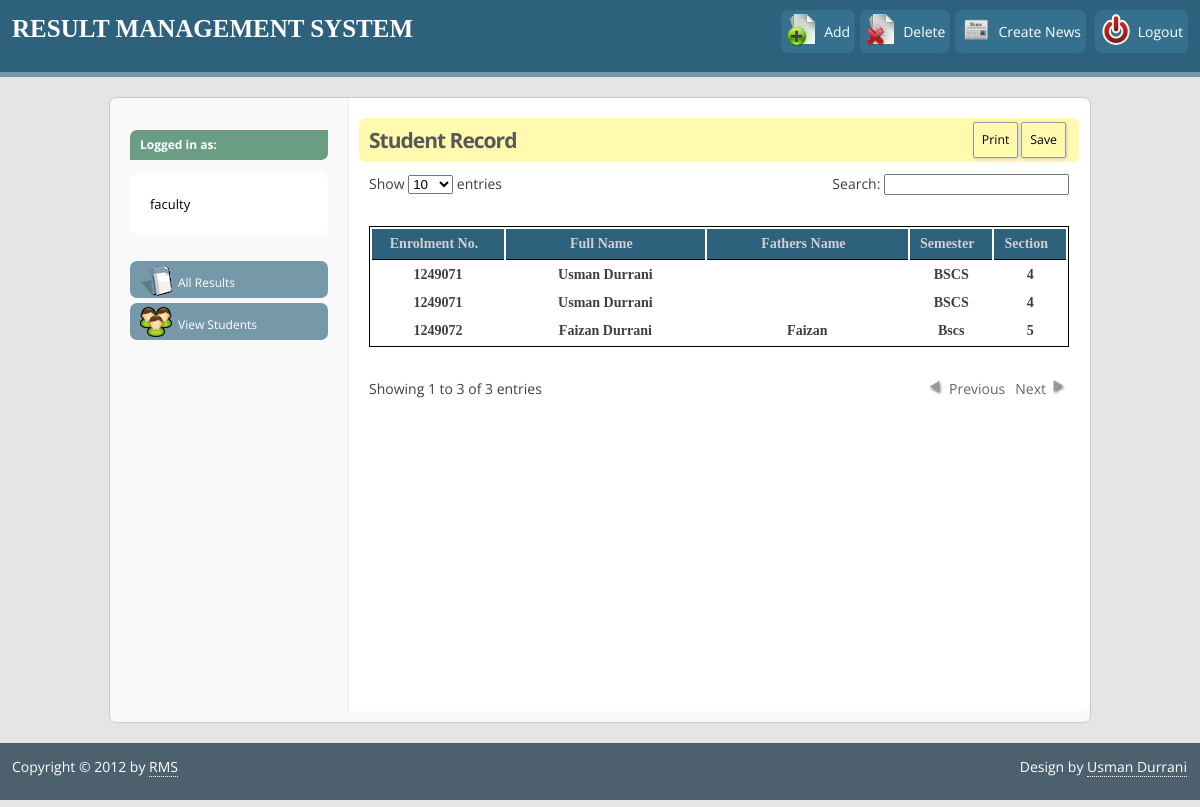
Page /auth/view_stu.php (signed in) on the committed database.
### tables this page shows
CREATE TABLE IF NOT EXISTS `stu_login` (
  `epnum` int(255) NOT NULL,
  `password` varchar(255) NOT NULL,
  `full_name` varchar(255) NOT NULL,
  `father_name` varchar(255) NOT NULL,
  `field_name` varchar(255) NOT NULL,
  `semester` varchar(255) NOT NULL,
  `section` varchar(255) NOT NULL,
  `age` int(255) NOT NULL,
  `dob` varchar(255) NOT NULL,
  `doa` varchar(255) NOT NULL,
  `contact_no` int(255) NOT NULL
);

### auth/includes/connect.php (called while the page is built, shortened)
<?php
function query_all($table_name,$field_name,$field_value)
{
$sql1= "SELECT * FROM ".$table_name;
$sql= $sql1.$sql;
$result = mysql_query($sql);
return $result;
}
?>

### auth/view_stu.php (the view, shortened to what this page needs)
<?php include "includes/inc.header.php"?>
<?php
$stu_login = "stu_login";
$result = query_all($stu_login,"","");
?>
<h2>Student Record</h2>
<div id ="table_container">
<form id = "result"  action="includes/process.php" method="post">
<table class="display" id="stu_rec">
	<thead>
		<tr>
			<th width="21%">Enrolment No.</th>
			<th width="35%">Full Name</th>
			<th width="35%">Fathers Name</th>
			<th width="3%">Semester</th>
			<th width="3%">Section</th>
		</tr>
	</thead>
	<tbody>
<?php $i=0; While($data = mysql_fetch_array($result)){
	echo '<tr>';
   	echo '<th width="21%">'.$data[0].'</th>';
   	echo '<th width="35%">'.$data[2].'</th>';
	echo '<th width="35%">'.$data[3].'</th>';
	echo '<th width="3%">'.$data[4].'</th>';
	echo '<th width="3%">'.$data[5].'</th>';
	echo '</tr>';
 } ?>
	</tbody>
</table>
</form>
</div>
<?php
include "includes/inc.footer.php";
?>

### css/style_fluid.css (style rules this page uses)
body, html { background: none repeat scroll 0 0 #E5E5E5; color: #3F3F3F; font-family: 'Open Sans',sans-serif; font-size: 14px; height: 100%; line-height: 24px; margin: 0; overflow: hidden; padding: 0; }
#table_container { position: relative; top: -50px; }
table { font-family: Calibri; height: auto; margin: auto; overflow: hidden; text-align: center; text-transform: capitalize; width: 100%; }
thead { background: none repeat scroll 0 0 #2E6293; color: #ffffff; }
.cright h2 { background: none repeat scroll 0 0 #FFFAAE; border-radius: 7px 7px 7px 7px; color: #585858; font-weight: bold; letter-spacing: -1px; margin: 20px -10px 10px; padding: 10px; }

### css/demo_table.css (style rules this page uses)
table.display { border: 1px solid black; clear: both; margin: 0 auto; width: 100%; }
table.display thead th { background: none repeat scroll 0 0 #2E627C; border-bottom: 1px solid black; color: #D0D0D0; cursor: pointer; font-weight: bold; padding: 3px 18px 3px 10px; }
.sorting_asc { background: url("../images/sort_asc.png") no-repeat scroll right center transparent; }
.sorting { background: url("../images/sort_both.png") no-repeat scroll right center transparent; }
tr.odd { background-color: white; }
tr.even { background-color: white; }

### rows in the picture
stu_login: epnum "1249071", full_name "Usman Durrani", field_name "BSCS", semester "4"
stu_login: epnum "1249071", full_name "Usman Durrani", field_name "BSCS", semester "4"
stu_login: epnum "1249072", full_name "Faizan Durrani", father_name "Faizan", field_name "Bscs", semester "5"

### other values in the picture
$_SESSION['user_name'] "faculty"
